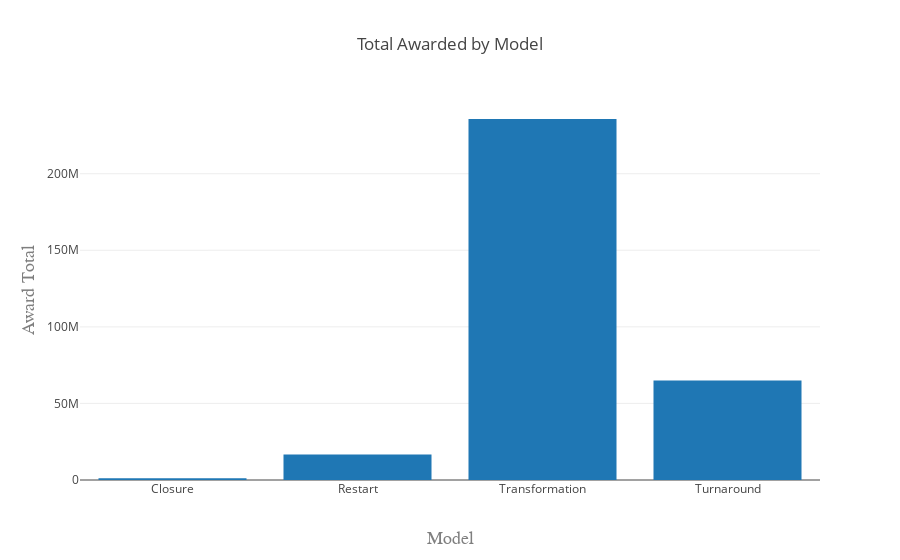

The notebook cell this image was saved under:
### Code cell
# Create a trace
trace = go.Bar(
    x = Fund_Awards['Model Selected'],
    y = Fund_Awards['Award Total'],
    
)

data = [trace]

layout = go.Layout(
    title='Total Awarded by Model',
    xaxis=dict(
        title='Model',
        tickmode='linear',
        titlefont=dict(
            family='Courier New, monospace',
            size=18,
            color='#7f7f7f'
        )
    ),
    yaxis=dict(
        title='Award Total',
        titlefont=dict(
            family='Courier New, monospace',
            size=18,
            color='#7f7f7f'
        )
    )
)

fig = go.Figure(data=data, layout=layout)
# Plot and embed in ipython notebook!
iplot({'data': data, 'layout': layout}, filename='pandas-bar-chart-layout')

# or plot with: plot_url = py.plot(data, filename='basic-line')

### Figure 1 — Plotly figure (JSON) as saved in the notebook; plotly's stock layout.template omitted (floating-point values rounded to 4 significant figures)
{"data": [{"type": "bar", "uid": "94246fe3-e084-11e8-8304-005056867580", "x": ["Closure", "Restart", "Transformation", "Turnaround"], "y": [1202488, 16612610, 235725022, 65026596]}], "layout": {"title": "Total Awarded by Model", "xaxis": {"tickmode": "linear", "title": "Model", "titlefont": {"color": "#7f7f7f", "family": "Courier New, monospace", "size": 18}}, "yaxis": {"title": "Award Total", "titlefont": {"color": "#7f7f7f", "family": "Courier New, monospace", "size": 18}}}}
